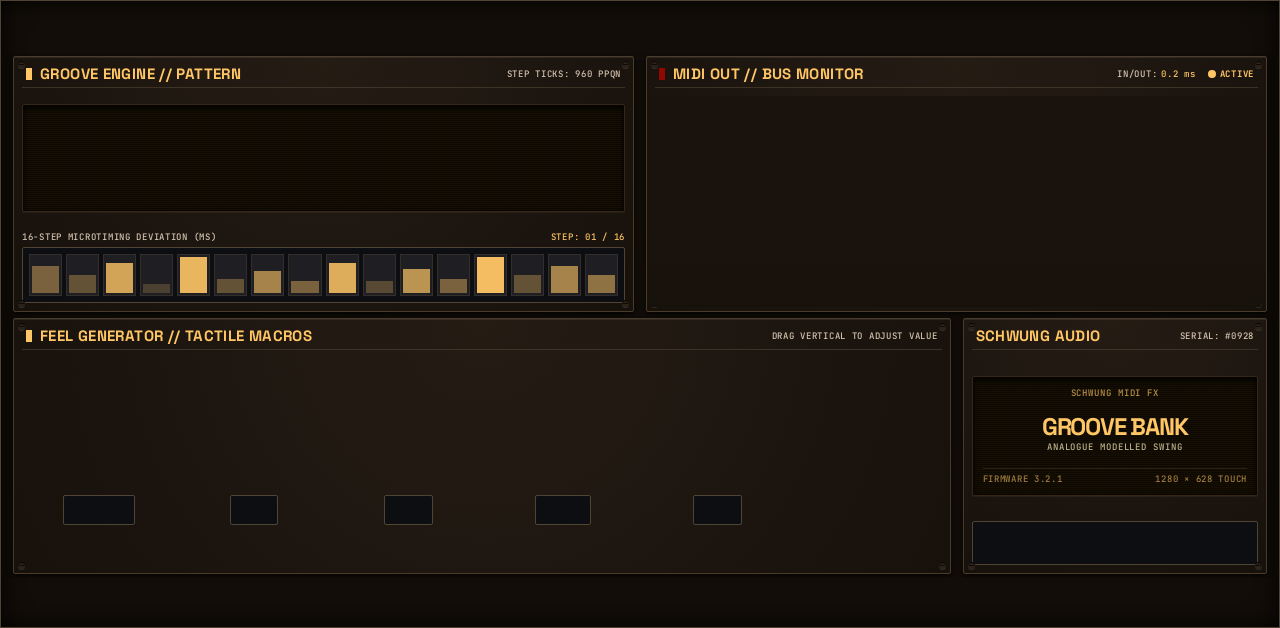
#> input picture images/stitch/bg_0.png, 1280 x 628 px, found by its file name
$ python fx_bg_edit.py images/stitch/bg_0.png
#> lines starting #> are read from the running program, lines starting #| are printed output that depends on the picture
#!/usr/bin/env python3
"""Groove Bank FX: clear the parts of the Stitch background that the FX layout puts live controls on.
    python3 design/fx_bg_edit.py images/stitch/bg_0.png
- top-left display: the 'SLOT // PRESET BANK' caption and the 'SOURCE / CLOCK / QUANTIZE' footer go (scanlines are
  copied from an empty band, period 2 px), so GENRE and GROOVE fit as two steppers;
- right panel: the 'SYNC MULTIPLIER' box is emptied for the MIDI IN CH stepper.
Run once on the original artwork (it is idempotent: running it again changes nothing)."""
import sys
from PIL import Image

path = sys.argv[1]
im = Image.open(path).convert("RGB")
#> im is the input picture: PIL image 1280x628 RGB; mean R, G, B 28.5, 21.7, 14.6
band = im.crop((26, 140, 622, 160))          # 20 empty display rows
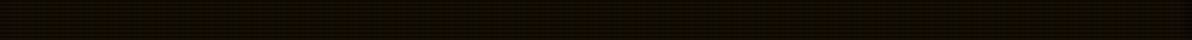
#> band: PIL image 596x20 RGB (shown 2 times larger); mean R, G, B 17.3, 11.6, 2.9
for y0 in (112, 132, 184):                     # even offsets keep the scanline phase
    im.paste(band, (26, y0))
im.paste((13, 14, 17), (976, 524, 1255, 563))  # SYNC MULTIPLIER box interior
im.save(path)

# v2 (chord source): the right-top panel's mock monitor (CHORD DETECT, NOTE/VEL, DYNAMICS, four small boxes) goes; each
# row is refilled from an empty strip just inside the panel's left edge (period 2 px), keeping the panel's gradient.
im = Image.open(path).convert("RGB")
for y in range(96, 307):
    a, b = im.getpixel((648, y)), im.getpixel((649, y))
    for x in range(648, 1261):
        im.putpixel((x, y), a if (x - 648) % 2 == 0 else b)
#> this loop made 211 passes
#> (a, b) on passes 1, 3, 4: ((26, 19, 13), (26, 20, 14)), ((26, 19, 13), (27, 20, 14)), ((26, 20, 14), (26, 19, 14))
im.save(path)
